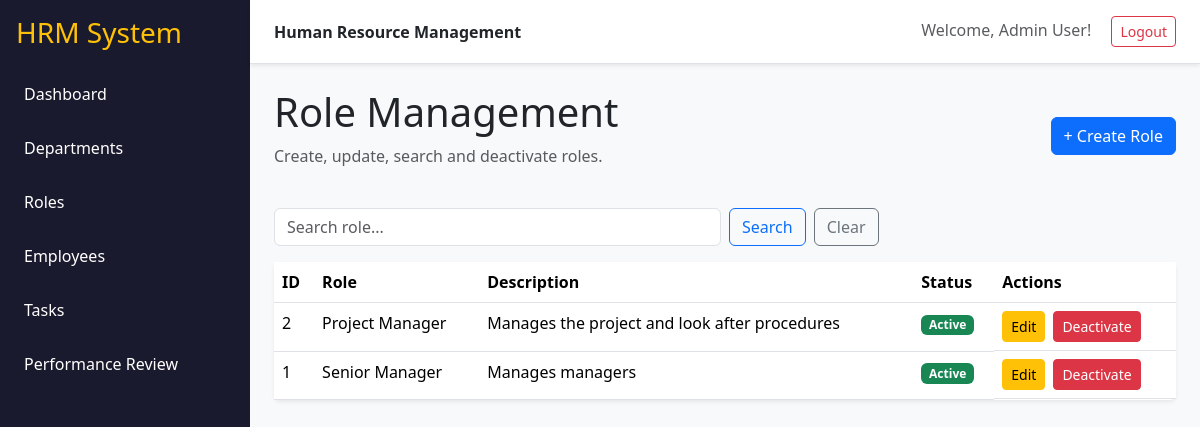
Screenshot of /roles (signed in) with the database file from the repository.
### tables this page shows
CREATE TABLE role (
            role_id INTEGER PRIMARY KEY AUTOINCREMENT,
            role_name VARCHAR(100) NOT NULL UNIQUE,
            description VARCHAR(300),
            created_at DATETIME NOT NULL,
            updated_at DATETIME NOT NULL,
            status INTEGER NOT NULL DEFAULT 1
        );

### app.py (the view)
@app.route("/roles")
@login_required
def roles():
    search = request.args.get("search", "").strip()
    conn = get_db()
    if search:
        rows = conn.execute("""
            SELECT * FROM role
            WHERE role_name LIKE ? OR description LIKE ?
            ORDER BY role_id DESC
        """, (f"%{search}%", f"%{search}%")).fetchall()
    else:
        rows = conn.execute(
            "SELECT * FROM role ORDER BY role_id DESC"
        ).fetchall()
    conn.close()
    return render_template("roles.html", roles=rows, search=search)

### app.py (called while the page is built)
def login_required(f):
    @wraps(f)
    def decorated_function(*args, **kwargs):
        if 'employee_id' not in session:
            return redirect(url_for('login'))
        return f(*args, **kwargs)
    return decorated_function

def get_db():
    conn = sqlite3.connect(DB_NAME)
    conn.row_factory = sqlite3.Row
    return conn

### templates/roles.html (shortened to what this page needs)
{% extends "base.html" %}
{% block content %}
<div class="d-flex justify-content-between align-items-center mb-4">
    <div>
        <h1>Role Management</h1>
        <p class="text-muted">Create, update, search and deactivate roles.</p>
    </div>
    <a class="btn btn-primary" href="{{ url_for('create_role') }}">+ Create Role</a>
</div>
<form class="row g-2 mb-3" method="get">
    <div class="col-md-6">
        <input class="form-control" name="search" value="{{ search }}"
               placeholder="Search role...">
    </div>
    <div class="col-auto">
        <button class="btn btn-outline-primary">Search</button>
    </div>
    <div class="col-auto">
        <a class="btn btn-outline-secondary" href="{{ url_for('roles') }}">Clear</a>
    </div>
</form>
<div class="card shadow-sm">
<div class="table-responsive">
<table class="table table-hover mb-0">
    <thead>
        <tr>
            <th>ID</th>
            <th>Role</th>
            <th>Description</th>
            <th>Status</th>
            <th>Actions</th>
        </tr>
    </thead>
    <tbody>
    {% for r in roles %}
        <tr>
            <td>{{ r.role_id }}</td>
            <td>{{ r.role_name }}</td>
            <td>{{ r.description or "-" }}</td>
            <td>
                {% if r.status %}
                    <span class="badge text-bg-success">Active</span>
                {% else %}
                    <span class="badge text-bg-secondary">Inactive</span>
                {% endif %}
            </td>
            <td class="d-flex gap-2">
                <a class="btn btn-sm btn-warning"
                   href="{{ url_for('edit_role', role_id=r.role_id) }}">Edit</a>
                <form method="post"
                      action="{{ url_for('toggle_role', role_id=r.role_id) }}"
                      onsubmit="return confirm('Are you sure you want to change this role status?');">
                    <button class="btn btn-sm btn-danger">
                        {{ "Deactivate" if r.status else "Activate" }}
                    </button>
                </form>
            </td>
        </tr>
    {% else %}
        <tr><td colspan="5" class="text-center p-4">No roles found.</td></tr>
    {% endfor %}
    </tbody>
</table>
</div>
</div>
{% endblock %}

### static/css/style.css (style rules this page uses)
body { background: #f6f8fb; }
.card { border: 0; }

### rows the page displays
role: role_id "2", role_name "Project Manager", description "Manages the project and look after procedures", shows "Active", status "Deactivate"
role: role_id "1", role_name "Senior Manager", description "Manages managers", shows "Active", status "Deactivate"

### other values shown
{{ session.get('name', 'User') }} "Admin User"
